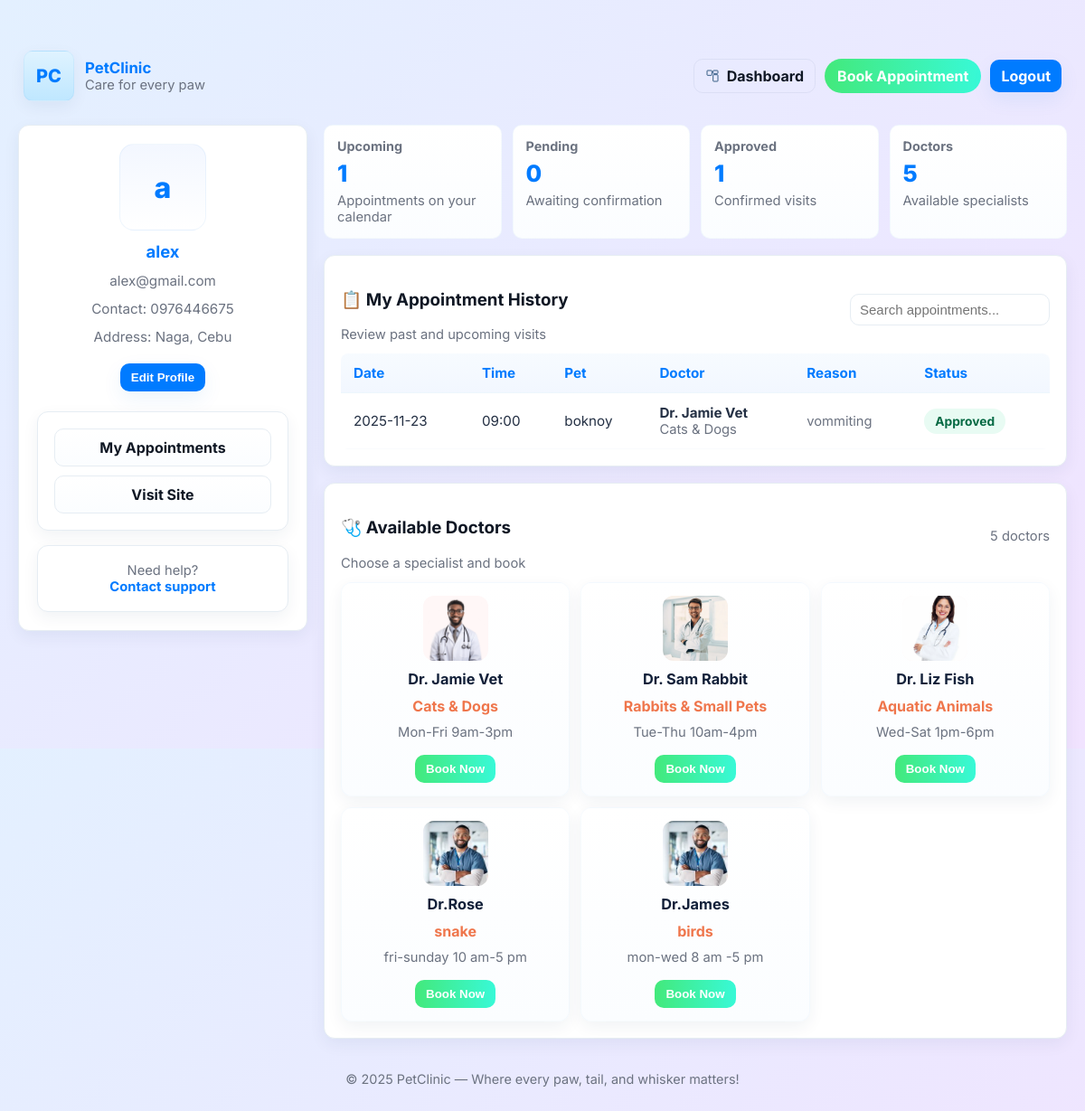
The page /pet_owner_dashboard (signed in) on the database its author committed.
### app.py (models this page shows)
class User(db.Model):
    id = db.Column(db.Integer, primary_key=True)
    name = db.Column(db.String(100), nullable=False)
    email = db.Column(db.String(100), unique=True, nullable=False)
    password = db.Column(db.String(100), nullable=False)
    contact = db.Column(db.String(100))
    address = db.Column(db.String(100))
    appointments = db.relationship("Appointment", backref="user", lazy=True)

class Appointment(db.Model):
    id = db.Column(db.Integer, primary_key=True)
    user_id = db.Column(db.Integer, db.ForeignKey("user.id"), nullable=False)
    doctor_id = db.Column(db.Integer, db.ForeignKey("doctor.id"), nullable=False)
    pet_name = db.Column(db.String(100), nullable=False)
    date = db.Column(db.String(50), nullable=False)
    time = db.Column(db.String(50), nullable=False)
    status = db.Column(db.String(50), default="Pending")
    reason = db.Column(db.String(255))
    doctor = db.relationship("Doctor", backref="appointments")

class Doctor(db.Model):
    id = db.Column(db.Integer, primary_key=True)
    name = db.Column(db.String(80), nullable=False)
    specialty = db.Column(db.String(80), nullable=False)
    photo_url = db.Column(db.String(255), nullable=True)
    schedule = db.Column(db.String(255), nullable=False)

### app.py (the view)
@app.route("/pet_owner_dashboard")
def pet_owner_dashboard():
    if "user_id" not in session:
        return redirect(url_for("login"))
    current_user = User.query.get(session["user_id"])
    doctors = Doctor.query.all()
    appointments = Appointment.query.filter_by(user_id=current_user.id).order_by(Appointment.date.desc()).all()
    return render_template("pet_owner_dashboard.html",
        current_user=current_user,
        doctors=doctors,
        appointments=appointments
    )

### templates/pet_owner_dashboard.html (shortened to what this page needs)
<!doctype html>
<html lang="en">
<head>
  <link rel="stylesheet" href="{{ url_for('static', filename='style.css') }}">
</head>
<body>
  <div class="site" role="document">
    <header class="topbar" role="banner" aria-label="Site header">
      <div class="brand">
        <div class="logo" aria-hidden="true">PC</div>
        <div>
          <div class="title">PetClinic</div>
          <div class="small" style="color:var(--muted)">Care for every paw</div>
        </div>
      </div>
      <nav class="top-actions" role="navigation" aria-label="Top actions">
        <a class="btn btn--ghost" href="{{ url_for('pet_owner_dashboard') }}">
          Dashboard
        </a>
        <a class="btn btn--cta" href="{{ url_for('book') }}">Book Appointment</a>
        <a class="btn btn--primary" href="{{ url_for('logout') }}">Logout</a>
      </nav>
    </header>
    <main class="dashboard" role="main" aria-labelledby="dashboard-heading">
      <aside class="sidebar" aria-label="Profile and quick actions">
        <div class="profile" role="region" aria-labelledby="profile-name">
          <div class="avatar" aria-hidden="true">
            {{ (current_user.name[0] if current_user and current_user.name) | default('U') }}
          </div>
          <h2 id="profile-name">{{ current_user.name }}</h2>
          <div class="meta small">{{ current_user.email }}</div>
          <div class="meta small">Contact: {{ current_user.contact or 'Not provided' }}</div>
          <div class="meta small">Address: {{ current_user.address or 'Not provided' }}</div>
          <div class="row" style="margin-top:8px">
            <button class="btn btn--primary" onclick="location.href='{{ url_for('edit_profile') }}'">Edit Profile</button>
          </div>
        </div>
        <div class="card quick-links" role="navigation" aria-label="Quick links">
          <a href="{{ url_for('pet_owner_dashboard') }}">My Appointments</a>
          <a href="{{ url_for('home') }}">Visit Site</a>
        </div>
        <div class="card center small">
          Need help? <br>
          <a href="mailto:help@petclinic.example" style="color:var(--primary);font-weight:700">Contact support</a>
        </div>
      </aside>
      <section class="content" aria-live="polite">
        <div class="stats" role="region" aria-label="Summary statistics">
          <div class="stat">
            <div class="label">Upcoming</div>
            <div class="value">{{ appointments|selectattr('date','>=',today)|list|length if appointments is defined and today is defined else appointments|length }}</div>
            <div class="small">Appointments on your calendar</div>
          </div>
          <div class="stat">
            <div class="label">Pending</div>
            <div class="value">{{ appointments|selectattr('status','equalto','Pending')|list|length }}</div>
            <div class="small">Awaiting confirmation</div>
          </div>
          <div class="stat">
            <div class="label">Approved</div>
            <div class="value">{{ appointments|selectattr('status','equalto','Approved')|list|length }}</div>
            <div class="small">Confirmed visits</div>
          </div>
          <div class="stat">
            <div class="label">Doctors</div>
            <div class="value">{{ doctors|length }}</div>
            <div class="small">Available specialists</div>
          </div>
        </div>
        <div class="card" role="region" aria-labelledby="appointments-title">
          <div style="display:flex;align-items:center;justify-content:space-between;gap:12px">
            <div>
              <h3 id="appointments-title" class="section-title">📋 My Appointment History</h3>
              <div class="small">Review past and upcoming visits</div>
            </div>
            <div class="row">
              <input type="search" placeholder="Search appointments..." aria-label="Search appointments" style="padding:8px 10px;border-radius:10px;border:1px solid var(--border);min-width:220px">
            </div>
          </div>
          <div style="margin-top:12px" class="table-responsive">
            <table role="table" aria-label="Appointment history">
              <thead>
                <tr>
                  <th scope="col">Date</th>
                  <th scope="col">Time</th>
                  <th scope="col">Pet</th>
                  <th scope="col">Doctor</th>
                  <th scope="col">Reason</th>
                  <th scope="col">Status</th>
                </tr>
              </thead>
              <tbody>
                {% for appt in appointments %}
                <tr>
                  <td>{{ appt.date }}</td>
                  <td>{{ appt.time }}</td>
                  <td>{{ appt.pet_name }}</td>
                  <td>
                    <div style="font-weight:700">{{ appt.doctor.name }}</div>
                    <div class="small">{{ appt.doctor.specialty }}</div>
                  </td>
                  <td class="small">{{ appt.reason or '-' }}</td>
                  <td>
                    {% if appt.status == 'Pending' %}
                      <span class="pill pending">Pending</span>
                    {% elif appt.status == 'Approved' %}
                      <span class="pill approved">Approved</span>
                    {% else %}
                      <span class="pill declined">Declined</span>
                    {% endif %}
                  </td>
                </tr>
                {% else %}
                <tr><td colspan="6" class="center" style="padding:18px;color:var(--warm)">You have no appointments yet.</td></tr>
                {% endfor %}
              </tbody>
            </table>
          </div>
        </div>
        <div class="card" role="region" aria-labelledby="doctors-title">
          <div style="display:flex;align-items:center;justify-content:space-between">
            <div>
              <h3 id="doctors-title" class="section-title">🩺 Available Doctors</h3>
              <div class="small">Choose a specialist and book</div>
            </div>
            <div class="small">{{ doctors|length }} doctors</div>
          </div>
          <div style="margin-top:12px" class="doctors-grid" role="list">
            {% for doc in doctors %}
            <article class="doctor-card" role="listitem" aria-labelledby="doc-{{ doc.id }}">
              <div class="doctor-avatar" aria-hidden="true">
                {% if doc.photo_url %}
                  {% if doc.photo_url.startswith('http') %}
                    <img src="{{ doc.photo_url }}" alt="Dr. {{ doc.name }}" style="width:100%;height:100%;object-fit:cover;border-radius:12px">
                  {% else %}
                    <img src="{{ url_for('static', filename=doc.photo_url.lstrip('/')) }}" alt="Dr. {{ doc.name }}" style="width:100%;height:100%;object-fit:cover;border-radius:12px">
                  {% endif %}
                {% else %}
                  <span>👩‍⚕️</span>
                {% endif %}
              </div>
              <strong id="doc-{{ doc.id }}">{{ doc.name }}</strong>
              <div class="doctor-special">{{ doc.specialty }}</div>
              <div class="doctor-sched small">{{ doc.schedule }}</div>
              <button class="btn" onclick="location.href='{{ url_for('book', doctor_id=doc.id) }}'">Book Now</button>
            </article>
            {% else %}
            <div class="center" style="padding:18px;color:var(--warm)">No doctors available at the moment.</div>
            {% endfor %}
          </div>
        </div>
      </section>
    </main>
    <footer class="footer" role="contentinfo">© {{ current_year or "2025" }} PetClinic — Where every paw, tail, and whisker matters!</footer>
  </div>
</body>
</html>

### templates/pet_owner_dashboard.html (style rules this page uses)
.brand .title { font-size:1.05rem; color:var(--primary); }
.doctor-card .btn { margin-top:6px;padding:8px 12px;border-radius:10px;border:0;background:linear-gradient(90deg,var(--accent-1),var(--accent-2));color:white;font-weight:700 }
.doctor-avatar img { width:100%;height:100%;object-fit:cover;border-radius:12px;display:block }

### rows shown on the page
User: name "a", name "alex", email "alex@gmail.com", contact "0976446675", address "Naga, Cebu"
Appointment: date "2025-11-23", time "09:00", pet_name "boknoy", doctor.name "Dr. Jamie Vet", doctor.specialty "Cats & Dogs", reason "vommiting", status "Approved"
Doctor: photo_url (picture), name "Dr. Jamie Vet", specialty "Cats & Dogs", schedule "Mon-Fri 9am-3pm"
Doctor: photo_url (picture), name "Dr. Sam Rabbit", specialty "Rabbits & Small Pets", schedule "Tue-Thu 10am-4pm"
Doctor: photo_url (picture), name "Dr. Liz Fish", specialty "Aquatic Animals", schedule "Wed-Sat 1pm-6pm"
Doctor: photo_url (picture), name "Dr.Rose", specialty "snake", schedule "fri-sunday 10 am-5 pm"
Doctor: photo_url (picture), name "Dr.James", specialty "birds", schedule "mon-wed 8 am -5 pm"

### other values the page prints
{{ appointments|selectattr('status','equalto','Pending')|list|length }} "0"
{{ appointments|selectattr('status','equalto','Approved')|list|length }} "1"
{{ doctors|length }} "5"
{{ current_year or "2025" }} "2025"
